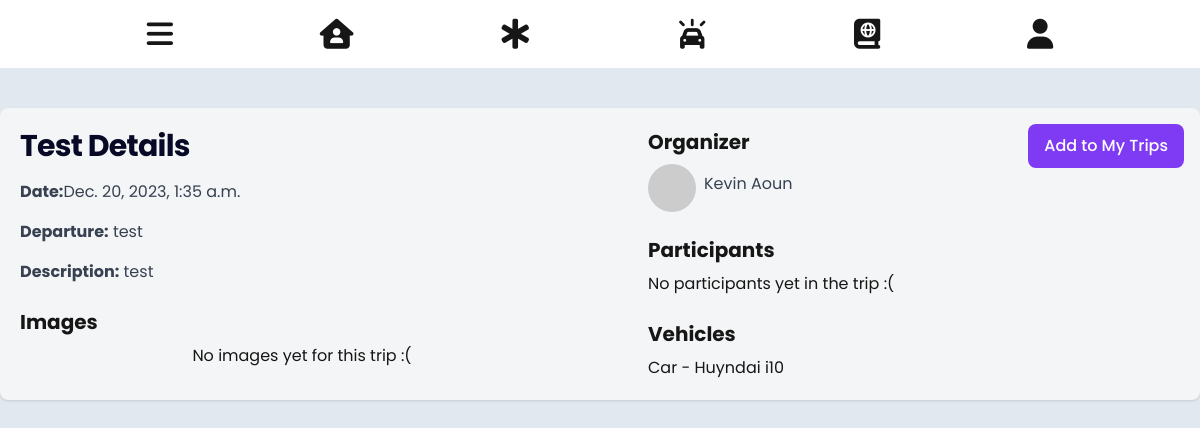
Screenshot of /tripDetails/T230001/ with the database file from the repository.
### core/models.py (models this page shows, shortened)
class Trip(models.Model):
    id_prefix = "T"
    image = models.ImageField(blank=True, null=True)
    name = models.CharField(max_length=200, null=True)
    tripID = models.CharField(max_length=500, blank=True, primary_key=True)
    userID = models.ForeignKey(Person, on_delete=models.CASCADE)
    orgID = models.ForeignKey('Organization', on_delete=models.CASCADE, blank=True, null=True)
    plateNb = models.ForeignKey('Vehicle', on_delete=models.CASCADE)
    rideDate = models.DateTimeField()
    description = models.TextField(null=True)
    nbParticipants = models.PositiveIntegerField()
    departure = models.CharField(max_length=255)
    isCompleted = models.BooleanField(default=False)
    isFeatured = models.BooleanField(default=False)
    isBookmarked = models.BooleanField(default=False)
    participants = models.ManyToManyField('Person', default='', blank=True, related_name='participants')

class Person(models.Model):
    id_prefix = 'P'
    user = models.OneToOneField(settings.AUTH_USER_MODEL, on_delete=models.CASCADE)
    personID = models.CharField(max_length=50, blank=True, primary_key=True)
    gender = models.CharField(max_length=100,choices=GENDER_CHOICES)
    image = models.ImageField(upload_to='person_images/', blank=True)
    dob = models.DateField()

class Vehicle(models.Model):
    plateNb = models.CharField(max_length=500, blank=True, primary_key=True)
    userID = models.ForeignKey(Person, on_delete=models.CASCADE)
    model = models.CharField(max_length=255)
    make = models.CharField(max_length=255)
    color = models.CharField(max_length=255)
    nbSeats = models.PositiveIntegerField()

### core/views.py (the view)
# urls.py: path('tripDetails/<str:trip_id>/', views.trip_details, name="tripDetails"),
def trip_details(request, trip_id):
    trip = get_object_or_404(Trip, tripID=trip_id)
    participants = trip.participants.all()
    context = {
    'trip' : trip,
    'participants' : participants
    }
    return render(request, 'tripDetails.html', context)

### core/templates/tripDetails.html (shortened to what this page needs)
{% extends 'core.html' %}
{% block tripdetails_content%}
<section class="bg-slate-200 h-screen w-screen">
    <div class="flex flex-col items-center justify-center mx-auto">
    <div class="w-full max-w-7xl h-3/4 bg-light rounded-lg shadow p-5 grid grid-cols-1 md:grid-cols-2 gap-8 mx-4 mt-10 relative">
        <div>
            <h1 class="text-2xl font-bold leading-tight tracking-tight md:text-3xl color-primary mb-4">
                {{trip.name}} Details
            </h1>
            <p class="text-gray-700 mb-4"><span class="font-bold">Date:</span>{{trip.rideDate}}</p>
            <p class="text-gray-700 mb-4"><span class="font-bold">Departure:</span> {{trip.departure}}</p>
            <p class="text-gray-700 mb-4"><span class="font-bold">Description:</span> {{trip.description}}</p>
            <h2 class="text-xl font-bold mb-2 mt-6">Images</h2>
            <div class="flex justify-center space-x-2">
                {% if trip.image %}
                <img class="w-50 h-50 object-cover object-center rounded" src="{{trip.image.url}}" alt="Trip Image 3">
                {% else %}
                No images yet for this trip :(
                {% endif %}
            </div>
        </div>
        <div class="mx-8">
            {% if trip.userID != request.user.person %}
            <button class="bg-sec hover:bg-primary text-white font-medium rounded-lg px-4 py-2.5 absolute top-4 right-4 focus:outline-none focus:ring-4 focus:ring-primary-300">
                <a href="{% url 'myTrips'%}">Add to My Trips</a>
            </button>
            {% else %}
            <button class="bg-sec hover:bg-primary text-white font-medium rounded-lg px-4 py-2.5 absolute top-4 right-4 focus:outline-none focus:ring-4 focus:ring-primary-300">
                <a href="{% url 'myTrips'%}">Share Ride</a>
            </button>
            {% endif %}
            <h2 class="text-xl font-bold mb-2">Organizer</h2>
            <div class="flex items-center space-x-2">
                <img class="w-12 h-12 object-cover rounded-full" src="https://via.placeholder.com/50" alt="Organizer">
                <p class="text-gray-700 mb-2"><a href="#">{{trip.userID.user.first_name}} {{trip.userID.user.last_name}}</a></p>
            </div>
            <h2 class="text-xl font-bold mb-2 mt-6">Participants</h2>
            <div class="space-y-8">
                {% if participants %}
                {% for participant in participants %}
                <div class="flex items-center space-x-2">
                    <img class="w-12 h-12 object-cover rounded-full" src="https://via.placeholder.com/50" alt="Participant 1">
                    <p class="text-gray-700 mt-1"><a href="#">{{participant.person.user.first_name}} {{participant.person.user.last_name}}</a></p>
                </div>
                {%endfor%}
                {% else %}
                No participants yet in the trip :(
                {% endif %}
            </div>
            <h2 class="text-xl font-bold mb-2 mt-6">Vehicles</h2>
            <ul class="list-none pl-0">
                <li>Car - {{trip.plateNb.make}} {{trip.plateNb.model}}</li>
            </ul>
        </div>
    </div>
</div>
</section>
{%endblock%}

### rows the page displays
Trip: name "Test", rideDate "Dec. 20, 2023, 1:35 a.m.", departure "test", description "test", userID.user.first_name "Kevin", userID.user.last_name "Aoun", plateNb.make "Huyndai", plateNb.model "i10"
